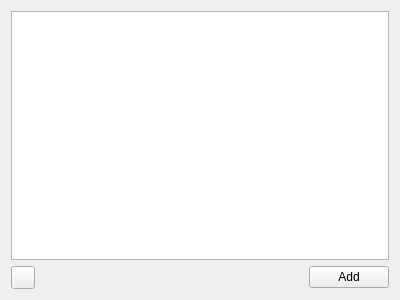
<?xml version="1.0" encoding="UTF-8"?>
<ui version="4.0">
 <class>Qonvince::MainWindow</class>
 <widget class="QMainWindow" name="Qonvince::MainWindow">
  <property name="geometry">
   <rect>
    <x>0</x>
    <y>0</y>
    <width>400</width>
    <height>300</height>
   </rect>
  </property>
  <property name="acceptDrops">
   <bool>true</bool>
  </property>
  <property name="windowTitle">
   <string>Qonvince</string>
  </property>
  <property name="windowIcon">
   <iconset resource="../resources/icons.qrc">
    <normaloff>:/icons/applicationIcon</normaloff>:/icons/applicationIcon</iconset>
  </property>
  <widget class="QWidget" name="centralWidget">
   <layout class="QVBoxLayout" name="verticalLayout">
    <item>
     <widget class="Qonvince::OtpListView" name="otpList">
      <property name="minimumSize">
       <size>
        <width>350</width>
        <height>100</height>
       </size>
      </property>
      <property name="mouseTracking">
       <bool>true</bool>
      </property>
      <property name="dragEnabled">
       <bool>true</bool>
      </property>
      <property name="dragDropMode">
       <enum>QAbstractItemView::DragDrop</enum>
      </property>
      <property name="defaultDropAction">
       <enum>Qt::MoveAction</enum>
      </property>
      <property name="selectionMode">
       <enum>QAbstractItemView::SingleSelection</enum>
      </property>
      <property name="selectionBehavior">
       <enum>QAbstractItemView::SelectItems</enum>
      </property>
      <property name="verticalScrollMode">
       <enum>QAbstractItemView::ScrollPerItem</enum>
      </property>
      <property name="movement">
       <enum>QListView::Free</enum>
      </property>
     </widget>
    </item>
    <item>
     <layout class="QHBoxLayout" name="controlLayout">
      <item>
       <widget class="QToolButton" name="settings">
        <property name="toolTip">
         <string>&lt;html&gt;&lt;head/&gt;&lt;body&gt;&lt;p&gt;Adjust the settings for Qonvince.&lt;/p&gt;&lt;/body&gt;&lt;/html&gt;</string>
        </property>
        <property name="icon">
         <iconset theme="configure-shortcuts" resource="../resources/icons.qrc">
          <normaloff>:/icons/mainwindow/settings</normaloff>:/icons/mainwindow/settings</iconset>
        </property>
       </widget>
      </item>
      <item>
       <spacer name="horizontalSpacer">
        <property name="orientation">
         <enum>Qt::Horizontal</enum>
        </property>
        <property name="sizeHint" stdset="0">
         <size>
          <width>40</width>
          <height>20</height>
         </size>
        </property>
       </spacer>
      </item>
      <item>
       <widget class="QPushButton" name="addCode">
        <property name="toolTip">
         <string>Add a new code to the list.</string>
        </property>
        <property name="text">
         <string>Add</string>
        </property>
        <property name="icon">
         <iconset theme="list-add" resource="../resources/icons.qrc">
          <normaloff>:/icons/mainwindow/add</normaloff>:/icons/mainwindow/add</iconset>
        </property>
       </widget>
      </item>
     </layout>
    </item>
   </layout>
  </widget>
  <widget class="QMenuBar" name="menuBar">
   <property name="geometry">
    <rect>
     <x>0</x>
     <y>0</y>
     <width>400</width>
     <height>40</height>
    </rect>
   </property>
  </widget>
 </widget>
 <layoutdefault spacing="6" margin="11"/>
 <customwidgets>
  <customwidget>
   <class>Qonvince::OtpListView</class>
   <extends>QListView</extends>
   <header>src/otplistview.h</header>
  </customwidget>
 </customwidgets>
 <tabstops>
  <tabstop>otpList</tabstop>
  <tabstop>addCode</tabstop>
 </tabstops>
 <resources>
  <include location="../resources/icons.qrc"/>
 </resources>
 <connections/>
 <slots>
  <slot>onAddCodeClicked()</slot>
  <slot>onSettingsClicked()</slot>
 </slots>
</ui>
